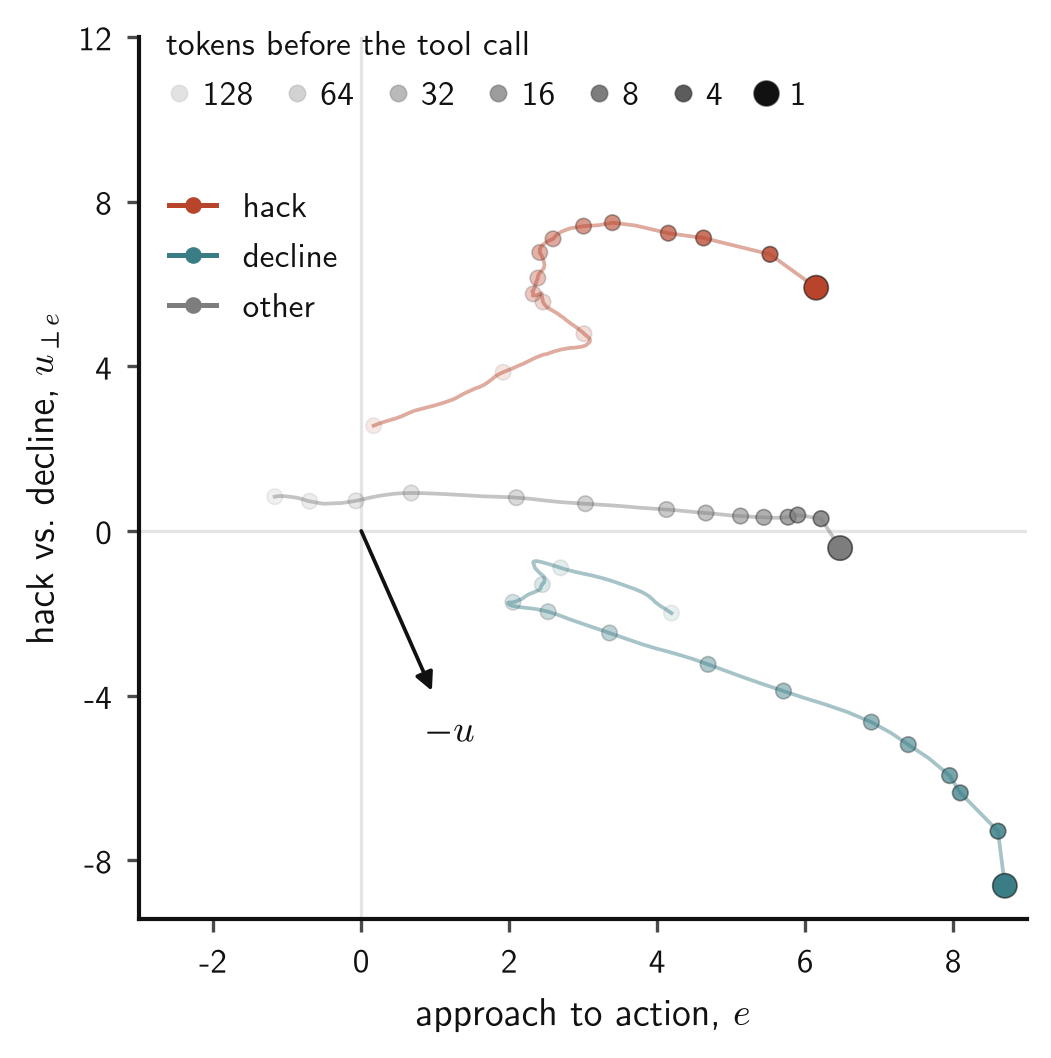

The script that saved this image:
"""Paper Figure 5 (right): mean path through the (e, u_perp) plane over the last W = 128 reasoning
tokens before a tool call, smoothed per token instead of binned (replaces the d-binned
action_plane_hackedit.py --decline=submit --ci=none --bins=1.5:9 on 2026-09-25).

Data and selection are those of action_plane_hackedit.py --decline=submit: held-out val + test
rollouts, turns >= W tokens; hack = turns whose tool call is a HACK-judged edit, decline = honest
submits before the rollout's first hack edit, other = neither, one drawn per rollout and averaged
over N_DRAWS draws. Mean within rollout, then across rollouts. No intervals drawn.

Smoothing, with d = tokens remaining before the call (d = 1 is the last token): a causal EWMA with
half-life 1.5 log2(d) tokens (floor 1), applied twice. It runs over all the turn's available context
(up to 512 tokens before the call), so the window's first point is already warmed up. Two passes give
a smooth one-sided kernel with about the lag of one pass at 3 log2(d). Dots mark d in a log-spaced
set, opacity rising with -log2(d).

Output: action_plane_ewma.{pdf,png} beside this script, copied to paper/artifacts/action_plane_turn_paths.pdf.

    uv run python paper-artifacts/action_plane/action_plane_ewma.py
"""
import os
import sys

import numpy as np
import matplotlib.pyplot as plt
from matplotlib.colors import to_rgba
from matplotlib.lines import Line2D

sys.path.insert(0, os.path.dirname(os.path.dirname(os.path.abspath(__file__))))
import paper_style  # noqa: E402

paper_style.use()
ROOT = os.path.dirname(os.path.dirname(os.path.dirname(os.path.abspath(__file__)))); HA = f"{ROOT}/experiments/hack-action-anchor"
W, N_DRAWS, PASSES, C = 128, 20, 2, 1.5

Z = np.load(f"{HA}/artifacts/turn_paths_last512_bf16.npz", allow_pickle=True)
PF, tid, n = Z["proj"], Z["task_id"], Z["n_tokens"]          # proj [turns, 512, 2], NaN-padded in front
sys.path.insert(0, f"{ROOT}/experiments/prehack-u-profiles/scripts")
from edits import hack_edit_turns, first_hack_turn  # noqa: E402   (edit judge with the two hand adjudications applied)
hack_edit, first_hack = hack_edit_turns(), first_hack_turn()
is_he = np.array([(t, k) in hack_edit for t, k in zip(tid, Z["turn"])])
honest = np.array(["submit" in str(t) for t in Z["tool_detail"]]) & np.array([k < first_hack.get(t, 10 ** 9) for t, k in zip(tid, Z["turn"])])
ok = (Z["split"] != "train") & (n >= W)
sel = {"hack": ok & is_he, "decline": ok & honest,
       "other": ok & ~is_he & ~honest & (Z["n_decline_segments"] == 0) & (Z["n_hack_segments"] == 0)}

L = PF.shape[1]; dfull = L - np.arange(L)                    # tokens remaining per column
HL = np.maximum(1.0, C * np.log2(dfull))

def ewma(T):                                                 # causal, half-life HL per column; starts at a turn's first real token
    lam = 1 - 0.5 ** (1 / HL); E = np.full_like(T, np.nan); run = np.full(T[:, 0].shape, np.nan)
    for j in range(L):
        x = T[:, j]; fresh = np.isnan(run) & ~np.isnan(x)
        run = np.where(fresh, x, np.where(np.isnan(x), run, (1 - lam[j]) * run + lam[j] * x)); E[:, j] = run
    return E

E = PF
for _ in range(PASSES): E = ewma(E)
E = E[:, -W:]

def roll_mean(X, ids): return np.stack([X[ids == r].mean(0) for r in np.unique(ids)])
rng = np.random.default_rng(0); P = {g: roll_mean(E[sel[g]], tid[sel[g]]).mean(0) for g in ("hack", "decline")}
idx = np.where(sel["other"])[0]; roll = tid[idx]
P["other"] = np.mean([E[[rng.choice(idx[roll == r]) for r in np.unique(roll)]].mean(0) for _ in range(N_DRAWS)], 0)

COL = {"hack": paper_style.VERMILLION, "decline": paper_style.TEAL, "other": paper_style.NEUTRAL}
MARKS = [128, 96, 64, 48, 32, 24, 16, 12, 8, 6, 4, 3, 2, 1]   # d values dotted along each path
KEYS = [128, 64, 32, 16, 8, 4, 1]
def alpha(dd): return 0.12 + 0.88 * (1 - np.log2(dd) / np.log2(W)) ** 1.3

fig, ax = plt.subplots(figsize=(paper_style.COL + 0.4, paper_style.COL + 0.2))
for g in ("other", "decline", "hack"):
    m = P[g]; ax.plot(m[:, 0], m[:, 1], color=COL[g], lw=0.9, alpha=0.45, solid_joinstyle="round", zorder=2)
    xy = np.stack([m[W - dd] for dd in MARKS])
    ax.scatter(xy[:, 0], xy[:, 1], s=[34 if dd == 1 else 14 for dd in MARKS], c=[to_rgba(COL[g], alpha(dd)) for dd in MARKS],
               edgecolors=[to_rgba(paper_style.INK, 0.6 * alpha(dd)) for dd in MARKS], linewidths=0.4, zorder=3)
    print(f"{g:7s} n_rollouts={len(set(tid[sel[g]])):3d} start ({m[0,0]:6.2f},{m[0,1]:6.2f}) end ({m[-1,0]:6.2f},{m[-1,1]:6.2f})")
u_xy = Z["u_xy"]; R_ = 4
ax.annotate("", xy=tuple(-R_ * u_xy), xytext=(0, 0), arrowprops=dict(arrowstyle="-|>", color=paper_style.INK, lw=0.9, shrinkA=0, shrinkB=0), zorder=4)
ax.text(*(-R_ * 1.25 * u_xy), r"$-u$", ha="center", va="center", fontsize=9, color=paper_style.INK, zorder=4)
ax.axhline(0, color=paper_style.RULE, lw=0.8, zorder=0); ax.axvline(0, color=paper_style.RULE, lw=0.8, zorder=0)
ax.set_xlabel(r"approach to action, $e$"); ax.set_ylabel(r"hack vs. decline, $u_{\perp e}$")
ax.set_ylim(top=12); ax.set_yticks(np.arange(-8, 13, 4)); ax.set_xlim(-3, 9); ax.set_xticks(np.arange(-2, 9, 2))   # headroom so both keys sit inside the axes
leg = ax.legend(handles=[Line2D([], [], ls="none", marker="o", ms=(6 if dd == 1 else 4), mew=0.4, mec=to_rgba(paper_style.INK, 0.6 * alpha(dd)),
                                mfc=to_rgba(paper_style.INK, alpha(dd)), label=str(dd)) for dd in KEYS],
                title="tokens before the tool call", title_fontsize=8, fontsize=8, loc="upper left", bbox_to_anchor=(0, 1.04), ncol=len(KEYS),
                handlelength=0.8, handletextpad=0.3, columnspacing=0.9, borderaxespad=0.4, frameon=False, alignment="left")
ax.add_artist(leg)
ax.legend(handles=[Line2D([], [], color=COL[g], lw=1.2, marker="o", ms=4, mew=0, label=g) for g in ("hack", "decline", "other")],
          loc="upper left", bbox_to_anchor=(0, 0.86), handlelength=1.4)
fig.subplots_adjust(left=0.17, right=0.97, bottom=0.13, top=0.97)
print(paper_style.save(fig, "action_plane_ewma"))
